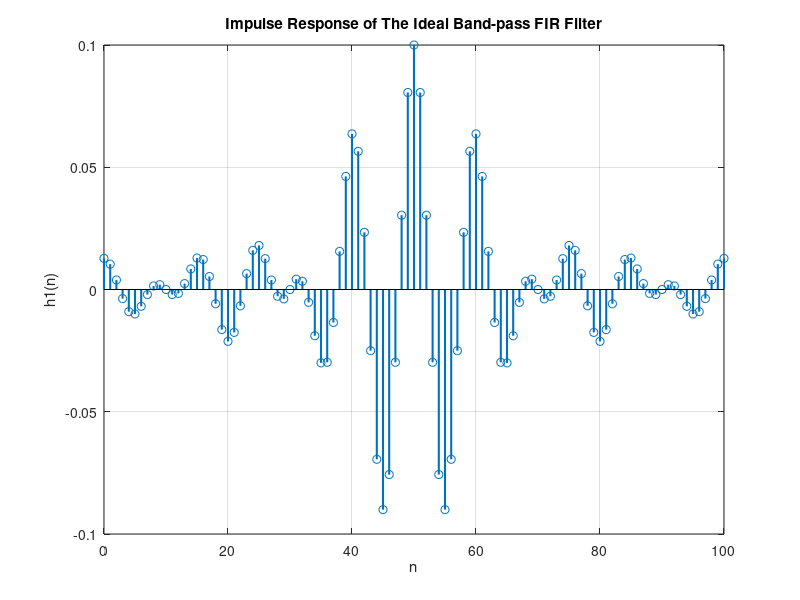

This chart was generated by the following MATLAB code: (Note: this script raises an error after producing the figure.)
%% *Digital Filters*
%% Clear the workspace
close all;
clear;
clc;

%% Design FIR filters in the time domain
% # We can define differnet filters in time domain with finite impulse response (FIR).
% # The filter coefficients are the impulse response of the filter.
% # We cannot design IIR filters in time domain; because the impulse response of IIR filters are infinite.

%% Hamming window
% # The Hamming window is a taper formed by using a weighted cosine.
% # It was first proposed by Richard Hamming in 1950, when he was an employee of Bell Labs.
% # It is used to reduce the noise in the signal.
% # The Hamming window is defined as:
%
% $$ w(n) = \alpha - \beta \cos \left( \frac{2 \pi n}{N-1} \right) $$

%% Bandpass FIR filter
% The bandpass filter passes a band of frequencies between a lower cutoff
% frequency, $f_l$, and an upper cutoff frequency, $f_h$.
%
% In the following example, we design an ideal bandpass filter with the lower
% cutoff frequency of 0.15 and the upper cutoff frequency of 0.25.
M = 100;
wa = 0.15 * pi;
wb = 0.25 * pi;
n1 = 0:M;

h1 = ((wb / pi) * sinc(wb / pi * (n1 - M / 2)) - ...
    (wa / pi) * sinc(wa / pi * (n1 - M / 2)));

figure('name', 'Impulse Response of Ideal FIR bandpass filter');
stem(n1, h1, 'linewidth', 1.5);
xlabel('n');
ylabel('h1(n)');
title('Impulse Response of The Ideal Band-pass FIR Filter');
grid on;
%%%
ax = gca;
ax.XAxis.FontSize = 8;
w_axis = linspace(-pi, pi, 1e3);
DTFT_h1 = h1 * exp(-1j * n1' * w_axis);
figure('name', 'Frequency Response of The Ideal Band-pass FIR Filter');
subplot(211);
plot(w_axis, abs(DTFT_h1), 'linewidth', 1.5);
title('Magnitude Response');
xlim([-pi pi]);
xticks([-pi, -pi / 2, -0.25 * pi, 0, 0.25 * pi, pi / 2, pi]);
xticklabels({'-\pi', '-\pi/2', '-\pi/4', '0', '\pi/4', '\pi/2', '\pi'});
xlabel('\omega');
ylabel('|H_1(\omega)|');
grid on;

subplot(212);
plot(w_axis, angle(DTFT_h1), 'linewidth', 1.5);
xlabel('\omega');
ylabel('\angle H_1(\omega)');
xlim([-pi pi]);
xticks([-pi, -pi / 2, -0.25 * pi, 0, 0.25 * pi, pi / 2, pi]);
xticklabels({'-\pi', '-\pi/2', '-\pi/4', '0', '\pi/4', '\pi/2', '\pi'});
title('Phase of DTFT');
grid on;
